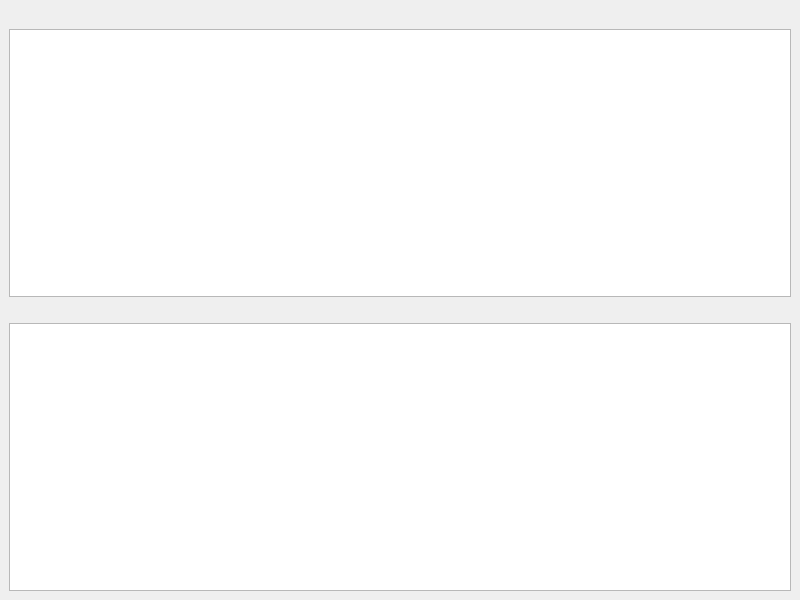
<?xml version="1.0" encoding="UTF-8"?>
<ui version="4.0">
 <class>MainWindow</class>
 <widget class="QMainWindow" name="MainWindow">
  <property name="geometry">
   <rect>
    <x>0</x>
    <y>0</y>
    <width>800</width>
    <height>600</height>
   </rect>
  </property>
  <widget class="QWidget" name="centralwidget">
   <layout class="QVBoxLayout" name="verticalLayout">
    <item>
     <widget class="QLabel" name="labelPokemon"/>
    </item>
    <item>
     <widget class="QTableWidget" name="tableWidgetPokemon"/>
    </item>
    <item>
     <widget class="QLabel" name="labelUsers"/>
    </item>
    <item>
     <widget class="QTableWidget" name="tableWidgetUsers"/>
    </item>
   </layout>
  </widget>
 </widget>
 <resources/>
 <connections/>
</ui>
